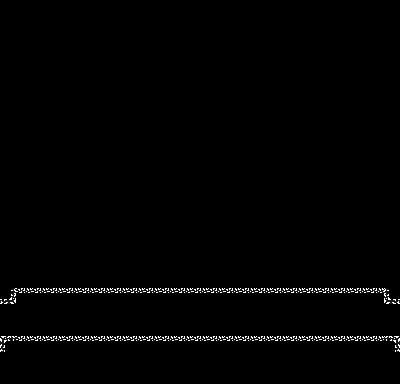

A 2D game scene composited from a Tiled map and its tileset images. What follows is a short description and the map's XML, with every tile layer's data as written:
An orthogonal 25x24 tile map with 16x16 px tiles, 1 tile layer (ground) and 10 objects (4x wall, 3x ceil, ground, next_room, player_spawn).

<map version="1.2" tiledversion="1.2.3" orientation="orthogonal" renderorder="right-down" width="25" height="24" tilewidth="16" tileheight="16" infinite="0" nextlayerid="7" nextobjectid="11">
 <tileset firstgid="1" source="tiles.tsx" />
 <layer id="6" name="ground" width="25" height="24">
  <data encoding="csv">
8,8,8,8,8,8,8,8,8,8,8,8,8,8,8,8,8,8,8,8,8,8,8,8,8,
8,8,8,8,8,8,8,8,8,8,8,8,8,8,8,8,8,8,8,8,8,8,8,8,8,
8,8,8,8,8,8,8,8,8,8,8,8,8,8,8,8,8,8,8,8,8,8,8,8,8,
8,8,8,8,8,8,8,8,8,8,8,8,8,8,8,8,8,8,8,8,8,8,8,8,8,
8,8,8,8,8,8,8,8,8,8,8,8,8,8,8,8,8,8,8,8,8,8,8,8,8,
8,8,8,8,8,8,8,8,8,8,8,8,8,8,8,8,8,8,8,8,8,8,8,8,8,
8,8,8,8,8,8,8,8,8,8,8,8,8,8,8,8,8,8,8,8,8,8,8,8,8,
8,8,8,8,8,8,8,8,8,8,8,8,8,8,8,8,8,8,8,8,8,8,8,8,8,
8,8,8,8,8,8,8,8,8,8,8,8,8,8,8,8,8,8,8,8,8,8,8,8,8,
4,4,4,4,4,4,4,4,4,4,4,4,4,4,4,4,4,4,4,4,4,4,4,4,4,
4,4,4,4,4,4,4,4,4,4,4,4,4,4,4,4,4,4,4,4,4,4,4,4,4,
4,4,4,4,4,4,4,4,4,4,4,4,4,4,4,4,4,4,4,4,4,4,4,4,4,
6,6,6,6,6,6,6,6,6,6,6,6,6,6,6,6,6,6,6,6,6,6,6,6,6,
6,6,6,6,6,6,6,6,6,6,6,6,6,6,6,6,6,6,6,6,6,6,6,6,6,
6,6,6,6,6,6,6,6,6,6,6,6,6,6,6,6,6,6,6,6,6,6,6,6,6,
6,6,6,6,6,6,6,6,6,6,6,6,6,6,6,6,6,6,6,6,6,6,6,6,6,
6,6,6,6,6,6,6,6,6,6,6,6,6,6,6,6,6,6,6,6,6,6,6,6,6,
6,6,6,6,6,6,6,6,6,6,6,6,6,6,6,6,6,6,6,6,6,6,6,6,6,
11,2,2,2,2,2,2,2,2,2,2,2,2,2,2,2,2,2,2,2,2,2,2,2,9,
6,6,6,6,6,6,6,6,6,6,6,6,6,6,6,6,6,6,6,6,6,6,6,6,6,
6,6,6,6,6,6,6,6,6,6,6,6,6,6,6,6,6,6,6,6,6,6,6,6,6,
1,2,2,2,2,2,2,2,2,2,2,2,2,2,2,2,2,2,2,2,2,2,2,2,3,
4,4,4,4,4,4,4,4,4,4,4,4,4,4,4,4,4,4,4,4,4,4,4,4,4,
4,4,4,4,4,4,4,4,4,4,4,4,4,4,4,4,4,4,4,4,4,4,4,4,4
</data>
 </layer>
 <objectgroup id="2" name="collisions">
  <object id="1" name="ceil" x="0" y="304">
   <polyline points="0,0 16,0" />
  </object>
  <object id="2" name="ground" x="0" y="336">
   <polyline points="0,0 400,0" />
  </object>
  <object id="3" name="wall" x="16" y="304">
   <polyline points="0,0 -0.0222222,-11" />
  </object>
  <object id="4" name="wall" x="384" y="304">
   <polyline points="0,0 0,-11" />
  </object>
  <object id="5" name="ceil" x="400" y="304">
   <polyline points="0,0 -16,0" />
  </object>
  <object id="6" name="ceil" x="15.9688" y="293.031">
   <polyline points="0,0 368.009,-0.0534722" />
  </object>
  <object id="8" name="wall" x="0" y="304">
   <polyline points="0,0 0,32" />
  </object>
  <object id="9" name="wall" x="400" y="304">
   <polyline points="0,0 0,32" />
  </object>
 </objectgroup>
 <objectgroup id="5" name="doors">
  <object id="10" name="next_room" x="380.636" y="310.273" width="18.1818" height="24.8182" />
 </objectgroup>
 <objectgroup id="3" name="spawn">
  <object id="7" name="player_spawn" x="12.5" y="329">
   <point />
  </object>
 </objectgroup>
</map>
